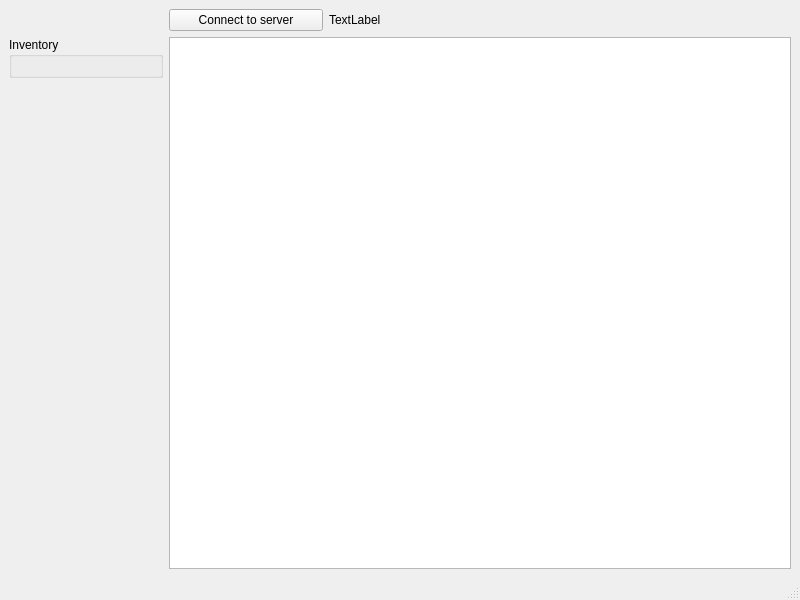
<?xml version="1.0" encoding="UTF-8"?>
<ui version="4.0">
 <class>DolphinHookWindow</class>
 <widget class="QMainWindow" name="DolphinHookWindow">
  <property name="geometry">
   <rect>
    <x>0</x>
    <y>0</y>
    <width>800</width>
    <height>600</height>
   </rect>
  </property>
  <property name="windowTitle">
   <string>Dolphin Hook</string>
  </property>
  <widget class="QWidget" name="centralwidget">
   <layout class="QGridLayout" name="gridLayout">
    <item row="1" column="0">
     <widget class="QGroupBox" name="inventory_group">
      <property name="title">
       <string>Inventory</string>
      </property>
      <property name="alignment">
       <set>Qt::AlignLeading|Qt::AlignLeft|Qt::AlignTop</set>
      </property>
      <layout class="QGridLayout" name="inventory_layout"/>
     </widget>
    </item>
    <item row="0" column="2" colspan="3">
     <widget class="QLabel" name="player_name_label">
      <property name="text">
       <string>TextLabel</string>
      </property>
     </widget>
    </item>
    <item row="0" column="1">
     <widget class="QPushButton" name="connect_button">
      <property name="text">
       <string>Connect to server</string>
      </property>
     </widget>
    </item>
    <item row="2" column="0">
     <spacer name="verticalSpacer">
      <property name="orientation">
       <enum>Qt::Vertical</enum>
      </property>
      <property name="sizeHint" stdset="0">
       <size>
        <width>20</width>
        <height>40</height>
       </size>
      </property>
     </spacer>
    </item>
    <item row="1" column="1" rowspan="2" colspan="4">
     <widget class="QListWidget" name="history_list"/>
    </item>
    <item row="0" column="0">
     <widget class="QLabel" name="hook_status_label">
      <property name="text">
       <string/>
      </property>
     </widget>
    </item>
   </layout>
  </widget>
  <widget class="QMenuBar" name="menubar">
   <property name="geometry">
    <rect>
     <x>0</x>
     <y>0</y>
     <width>800</width>
     <height>21</height>
    </rect>
   </property>
  </widget>
  <widget class="QStatusBar" name="statusbar"/>
 </widget>
 <resources/>
 <connections/>
</ui>
